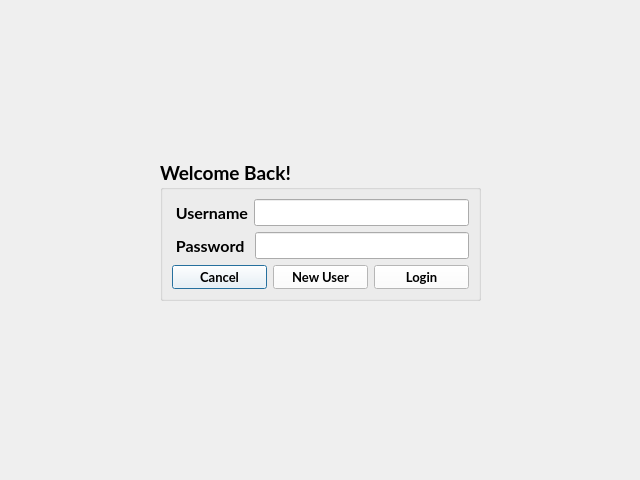
<?xml version="1.0" encoding="UTF-8"?>
<ui version="4.0">
 <class>Dialog</class>
 <widget class="QDialog" name="Dialog">
  <property name="geometry">
   <rect>
    <x>0</x>
    <y>0</y>
    <width>640</width>
    <height>480</height>
   </rect>
  </property>
  <property name="font">
   <font>
    <family>Lato</family>
    <pointsize>12</pointsize>
    <weight>75</weight>
    <bold>true</bold>
   </font>
  </property>
  <property name="windowTitle">
   <string>Dialog</string>
  </property>
  <widget class="QGroupBox" name="groupBox">
   <property name="geometry">
    <rect>
     <x>160</x>
     <y>160</y>
     <width>321</width>
     <height>141</height>
    </rect>
   </property>
   <property name="font">
    <font>
     <pointsize>14</pointsize>
    </font>
   </property>
   <property name="autoFillBackground">
    <bool>false</bool>
   </property>
   <property name="title">
    <string>Welcome Back!</string>
   </property>
   <layout class="QVBoxLayout" name="verticalLayout_3">
    <item>
     <layout class="QVBoxLayout" name="verticalLayout_2">
      <item>
       <layout class="QVBoxLayout" name="verticalLayout">
        <item>
         <layout class="QGridLayout" name="gridLayout">
          <item row="0" column="0">
           <widget class="QLabel" name="label_user">
            <property name="font">
             <font>
              <pointsize>12</pointsize>
             </font>
            </property>
            <property name="text">
             <string> Username</string>
            </property>
           </widget>
          </item>
          <item row="0" column="1">
           <widget class="QLineEdit" name="lineEdit"/>
          </item>
         </layout>
        </item>
        <item>
         <layout class="QGridLayout" name="gridLayout_2">
          <item row="0" column="0">
           <widget class="QLabel" name="label_pass">
            <property name="font">
             <font>
              <pointsize>12</pointsize>
             </font>
            </property>
            <property name="text">
             <string> Password </string>
            </property>
           </widget>
          </item>
          <item row="0" column="1">
           <widget class="QLineEdit" name="lineEdit_2">
            <property name="text">
             <string/>
            </property>
            <property name="echoMode">
             <enum>QLineEdit::Password</enum>
            </property>
           </widget>
          </item>
         </layout>
        </item>
       </layout>
      </item>
      <item>
       <layout class="QHBoxLayout" name="horizontalLayout_3">
        <item>
         <widget class="QPushButton" name="pushButton_cancel">
          <property name="font">
           <font>
            <family>Lato</family>
            <pointsize>10</pointsize>
            <weight>75</weight>
            <bold>true</bold>
           </font>
          </property>
          <property name="styleSheet">
           <string notr="true">background-color: rgb(255, 255, 255);</string>
          </property>
          <property name="text">
           <string>Cancel</string>
          </property>
         </widget>
        </item>
        <item>
         <widget class="QPushButton" name="pushButton_newUser">
          <property name="font">
           <font>
            <family>Lato</family>
            <pointsize>10</pointsize>
            <weight>75</weight>
            <bold>true</bold>
           </font>
          </property>
          <property name="autoFillBackground">
           <bool>false</bool>
          </property>
          <property name="styleSheet">
           <string notr="true">background-color: rgb(255, 255, 255);</string>
          </property>
          <property name="text">
           <string>New User</string>
          </property>
         </widget>
        </item>
        <item>
         <widget class="QPushButton" name="pushButton_login">
          <property name="font">
           <font>
            <family>Lato</family>
            <pointsize>10</pointsize>
            <weight>75</weight>
            <bold>true</bold>
           </font>
          </property>
          <property name="styleSheet">
           <string notr="true">background-color: rgb(255, 255, 255);</string>
          </property>
          <property name="text">
           <string>Login</string>
          </property>
         </widget>
        </item>
       </layout>
      </item>
     </layout>
    </item>
   </layout>
  </widget>
  <widget class="QLabel" name="label">
   <property name="geometry">
    <rect>
     <x>-200</x>
     <y>-20</y>
     <width>951</width>
     <height>521</height>
    </rect>
   </property>
   <property name="styleSheet">
    <string notr="true">image:url(:/newPrefix/janke-laskowski-gneiEi5yN1s-unsplash.jpg)</string>
   </property>
   <property name="text">
    <string/>
   </property>
  </widget>
  <zorder>label</zorder>
  <zorder>groupBox</zorder>
 </widget>
 <resources>
  <include location="source.qrc"/>
 </resources>
 <connections/>
</ui>
